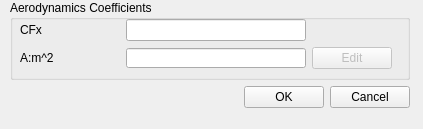
<?xml version="1.0" encoding="UTF-8"?>
<ui version="4.0">
 <class>SettingsDialog</class>
 <widget class="QDialog" name="SettingsDialog">
  <property name="geometry">
   <rect>
    <x>0</x>
    <y>0</y>
    <width>423</width>
    <height>129</height>
   </rect>
  </property>
  <property name="windowTitle">
   <string>Aerodynamics Setting</string>
  </property>
  <widget class="QWidget" name="verticalLayoutWidget">
   <property name="geometry">
    <rect>
     <x>0</x>
     <y>0</y>
     <width>421</width>
     <height>121</height>
    </rect>
   </property>
   <layout class="QVBoxLayout" name="verticalLayout">
    <property name="spacing">
     <number>6</number>
    </property>
    <property name="sizeConstraint">
     <enum>QLayout::SetFixedSize</enum>
    </property>
    <property name="leftMargin">
     <number>10</number>
    </property>
    <item>
     <layout class="QHBoxLayout" name="horizontalLayout_2">
      <property name="sizeConstraint">
       <enum>QLayout::SetDefaultConstraint</enum>
      </property>
      <item>
       <layout class="QVBoxLayout" name="verticalLayout_3">
        <property name="spacing">
         <number>6</number>
        </property>
        <property name="sizeConstraint">
         <enum>QLayout::SetFixedSize</enum>
        </property>
        <property name="topMargin">
         <number>0</number>
        </property>
        <property name="bottomMargin">
         <number>0</number>
        </property>
        <item>
         <widget class="QGroupBox" name="groupBox_2">
          <property name="sizePolicy">
           <sizepolicy hsizetype="Preferred" vsizetype="Preferred">
            <horstretch>0</horstretch>
            <verstretch>0</verstretch>
           </sizepolicy>
          </property>
          <property name="minimumSize">
           <size>
            <width>400</width>
            <height>80</height>
           </size>
          </property>
          <property name="maximumSize">
           <size>
            <width>16777215</width>
            <height>16777215</height>
           </size>
          </property>
          <property name="title">
           <string>Aerodynamics Coefficients</string>
          </property>
          <widget class="QWidget" name="gridLayoutWidget">
           <property name="geometry">
            <rect>
             <x>10</x>
             <y>19</y>
             <width>391</width>
             <height>51</height>
            </rect>
           </property>
           <layout class="QGridLayout" name="gridLayout_2">
            <property name="sizeConstraint">
             <enum>QLayout::SetFixedSize</enum>
            </property>
            <item row="1" column="1">
             <widget class="QLineEdit" name="AEdit">
              <property name="sizePolicy">
               <sizepolicy hsizetype="Fixed" vsizetype="Preferred">
                <horstretch>0</horstretch>
                <verstretch>0</verstretch>
               </sizepolicy>
              </property>
              <property name="minimumSize">
               <size>
                <width>180</width>
                <height>20</height>
               </size>
              </property>
              <property name="maximumSize">
               <size>
                <width>180</width>
                <height>20</height>
               </size>
              </property>
             </widget>
            </item>
            <item row="0" column="0">
             <widget class="QLabel" name="label_12">
              <property name="sizePolicy">
               <sizepolicy hsizetype="Maximum" vsizetype="Fixed">
                <horstretch>0</horstretch>
                <verstretch>0</verstretch>
               </sizepolicy>
              </property>
              <property name="minimumSize">
               <size>
                <width>100</width>
                <height>0</height>
               </size>
              </property>
              <property name="maximumSize">
               <size>
                <width>100</width>
                <height>16777215</height>
               </size>
              </property>
              <property name="text">
               <string>CFx</string>
              </property>
             </widget>
            </item>
            <item row="1" column="0">
             <widget class="QLabel" name="label_15">
              <property name="minimumSize">
               <size>
                <width>100</width>
                <height>0</height>
               </size>
              </property>
              <property name="maximumSize">
               <size>
                <width>100</width>
                <height>16777215</height>
               </size>
              </property>
              <property name="text">
               <string>A:m^2</string>
              </property>
             </widget>
            </item>
            <item row="0" column="1">
             <widget class="QLineEdit" name="CFxEdit">
              <property name="sizePolicy">
               <sizepolicy hsizetype="Fixed" vsizetype="Preferred">
                <horstretch>0</horstretch>
                <verstretch>0</verstretch>
               </sizepolicy>
              </property>
              <property name="minimumSize">
               <size>
                <width>180</width>
                <height>20</height>
               </size>
              </property>
              <property name="maximumSize">
               <size>
                <width>180</width>
                <height>16777215</height>
               </size>
              </property>
             </widget>
            </item>
            <item row="1" column="2">
             <widget class="QPushButton" name="buttonEditAerodynamics">
              <property name="enabled">
               <bool>false</bool>
              </property>
              <property name="sizePolicy">
               <sizepolicy hsizetype="Fixed" vsizetype="Fixed">
                <horstretch>0</horstretch>
                <verstretch>0</verstretch>
               </sizepolicy>
              </property>
              <property name="minimumSize">
               <size>
                <width>75</width>
                <height>20</height>
               </size>
              </property>
              <property name="text">
               <string>Edit</string>
              </property>
             </widget>
            </item>
           </layout>
          </widget>
          <zorder>gridLayoutWidget</zorder>
          <zorder></zorder>
         </widget>
        </item>
       </layout>
      </item>
     </layout>
    </item>
    <item>
     <layout class="QGridLayout" name="gridLayout">
      <property name="sizeConstraint">
       <enum>QLayout::SetFixedSize</enum>
      </property>
      <item row="0" column="1">
       <widget class="QPushButton" name="buttonOK">
        <property name="text">
         <string>OK</string>
        </property>
       </widget>
      </item>
      <item row="0" column="0">
       <spacer name="horizontalSpacer">
        <property name="orientation">
         <enum>Qt::Horizontal</enum>
        </property>
        <property name="sizeHint" stdset="0">
         <size>
          <width>40</width>
          <height>20</height>
         </size>
        </property>
       </spacer>
      </item>
      <item row="0" column="2">
       <widget class="QPushButton" name="buttonCancel">
        <property name="text">
         <string>Cancel</string>
        </property>
       </widget>
      </item>
     </layout>
    </item>
   </layout>
  </widget>
 </widget>
 <resources/>
 <connections/>
</ui>
